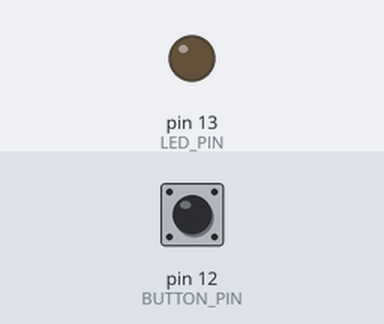
The sketch below on a simulated Arduino Uno, built with avr-gcc and run on an emulated ATmega328P. On the bench: output pins drawn as LEDs (lit = HIGH). Dashed ring = blinking. The inputs (shaded band) are chosen by the test bench; at power-on: pin 12 (BUTTON_PIN) HIGH.

Above: at 0.8 s.
0.9 s: pin 12 (BUTTON_PIN) pulled LOW for 1 s
At 1.05 s:
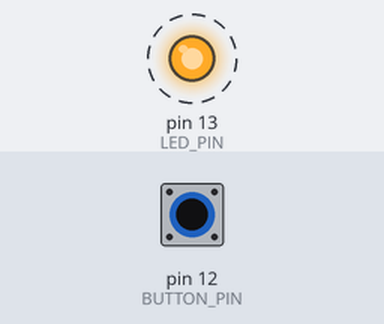
3.4 s: pin 12 (BUTTON_PIN) pulled LOW for 0.15 s
At 4.4 s:
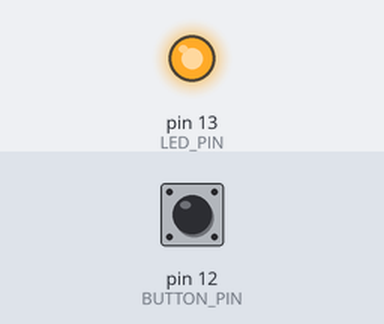
5.0 s: pin 12 (BUTTON_PIN) pulled LOW for 3.2 s
At 9.1 s:
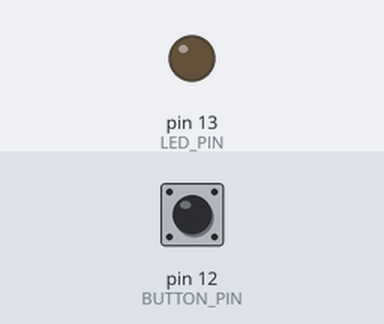
Timing chart, 0 to 10.6 s (numbered marks = the images above; inputs shaded):
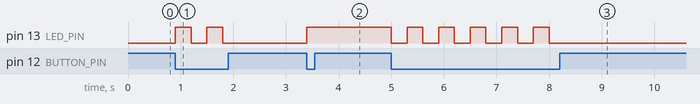

Measured:
- after the input at 0.9 s, pin 13 (LED_PIN): alternates HIGH for 0.30 s and LOW for 0.30 s, 4 changes in all, then stays LOW, starting at once
- after the input at 3.4 s, pin 13 (LED_PIN): LOW → HIGH at once
- after the input at 5.0 s, pin 13 (LED_PIN): alternates HIGH for 0.30 s and LOW for 0.30 s, 11 changes in all, then stays LOW, starting at once

The sketch:

c-register--gpio--bit-manipulation.ino
```cpp
/******************************************************
 * Arduino Register-Level GPIO Example
 *
 * Topics covered:
 *  - GPIO without Arduino.h abstraction
 *  - DDRx, PORTx, PINx registers
 *  - Bit manipulation (set, clear, toggle, read)
 *  - Internal Pull-Up resistor
 *
 * Hardware:
 *  - LED  -> PB5 (Arduino Pin 13)
 *  - Button -> PB4 (Arduino Pin 12)
 ******************************************************/

#include <avr/io.h>      // Access to AVR registers
#include <util/delay.h> // For _delay_ms()

/******************************************************
 * BIT DEFINITIONS (for readability)
 ******************************************************/

#define LED_PIN     PB5     // Bit position for LED
#define BUTTON_PIN  PB4     // Bit position for Button

/******************************************************
 * MAIN FUNCTION
 ******************************************************/

int main(void) {

    /**************************************************
     * GPIO CONFIGURATION
     **************************************************/

    // --- LED as OUTPUT ---
    // Set bit PB5 in DDRB to 1 → output
    DDRB |= (1 << LED_PIN);

    // --- Button as INPUT ---
    // Clear bit PB4 in DDRB → input
    DDRB &= ~(1 << BUTTON_PIN);

    // --- Enable internal Pull-Up for button ---
    // Set PB4 in PORTB while pin is input
    PORTB |= (1 << BUTTON_PIN);

    /**************************************************
     * MAIN LOOP
     **************************************************/
    while (1) {

        /**********************************************
         * READ BUTTON STATE
         * Pull-Up logic:
         *  - Not pressed → HIGH (1)
         *  - Pressed     → LOW  (0)
         **********************************************/

        if (!(PINB & (1 << BUTTON_PIN))) {
            // Button pressed (LOW)

            // Toggle LED using XOR
            PORTB ^= (1 << LED_PIN);

            // Simple debounce delay
            _delay_ms(300);
        }
    }

    // Never reached
    return 0;
}
```
